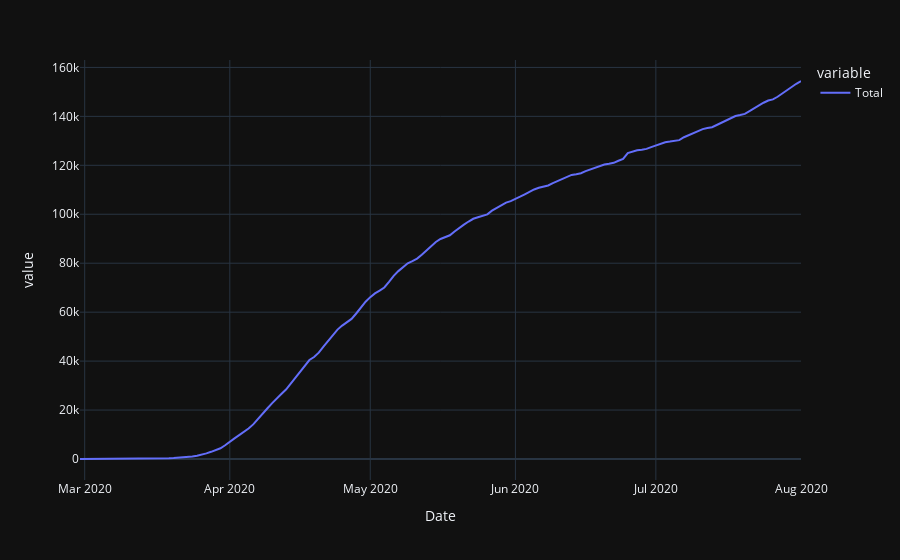

Notebook code cell kept with this figure:
### Markdown cell above
## Deaths

### Code cell
data=create_data_frame('Death')
plot_data_frame()

### Figure 1 — Plotly figure (JSON) as saved in the notebook; plotly's stock layout.template omitted (floating-point values rounded to 4 significant figures; data arrays with more than 128 entries replaced by an {"elided": "..."} marker saying what was removed)
{"data": [{"hovertemplate": "variable=Total<br>Date=%{x}<br>value=%{y}<extra></extra>", "legendgroup": "Total", "line": {"color": "#636efa", "dash": "solid"}, "mode": "lines", "name": "Total", "orientation": "v", "showlegend": true, "type": "scatter", "x": {"elided": "155 str values"}, "xaxis": "x", "y": {"elided": "155 int values"}, "yaxis": "y"}], "layout": {"autosize": true, "legend": {"title": {"text": "variable"}, "tracegroupgap": 0}, "margin": {"t": 60}, "xaxis": {"anchor": "y", "autorange": true, "domain": [0, 1], "range": ["2020-02-29", "2020-08-01"], "title": {"text": "Date"}, "type": "date"}, "yaxis": {"anchor": "x", "autorange": true, "domain": [0, 1], "range": [-8579.0, 163000.0], "title": {"text": "value"}, "type": "linear"}}}
